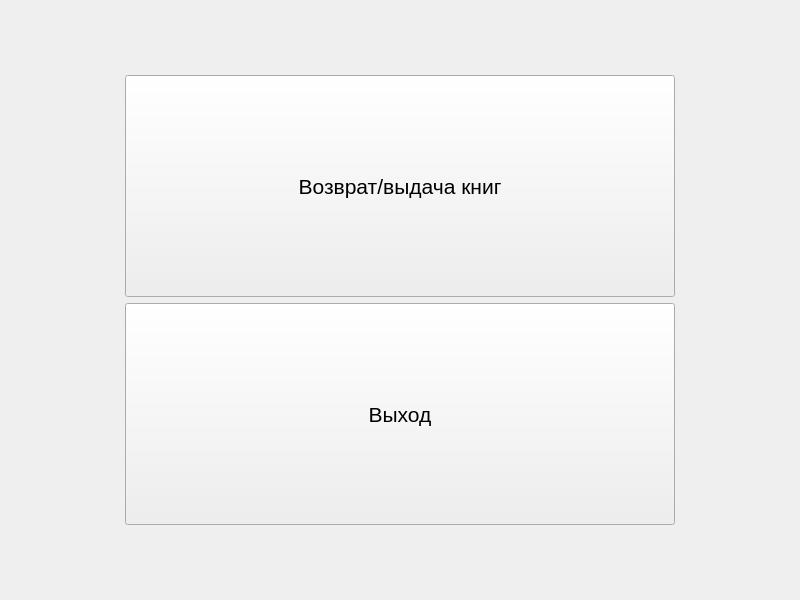
<?xml version="1.0" encoding="UTF-8"?>
<ui version="4.0">
 <class>AdminMenuForm</class>
 <widget class="QMainWindow" name="AdminMenuForm">
  <property name="geometry">
   <rect>
    <x>0</x>
    <y>0</y>
    <width>800</width>
    <height>600</height>
   </rect>
  </property>
  <property name="windowTitle">
   <string>Меню администратора</string>
  </property>
  <widget class="QWidget" name="centralwidget">
   <layout class="QGridLayout" name="centralwidgetLayout">
    <property name="leftMargin">
     <number>0</number>
    </property>
    <property name="topMargin">
     <number>0</number>
    </property>
    <property name="rightMargin">
     <number>0</number>
    </property>
    <property name="bottomMargin">
     <number>0</number>
    </property>
    <property name="spacing">
     <number>0</number>
    </property>
    <item row="0" column="0">
     <widget class="QWidget" name="mainWidget" native="true">
      <property name="sizePolicy">
       <sizepolicy hsizetype="Expanding" vsizetype="Expanding">
        <horstretch>0</horstretch>
        <verstretch>0</verstretch>
       </sizepolicy>
      </property>
      <property name="minimumSize">
       <size>
        <width>500</width>
        <height>500</height>
       </size>
      </property>
      <property name="maximumSize">
       <size>
        <width>700</width>
        <height>700</height>
       </size>
      </property>
      <layout class="QVBoxLayout" name="mainWidgetLayout">
       <property name="leftMargin">
        <number>75</number>
       </property>
       <property name="topMargin">
        <number>75</number>
       </property>
       <property name="rightMargin">
        <number>75</number>
       </property>
       <property name="bottomMargin">
        <number>75</number>
       </property>
       <item>
        <widget class="QPushButton" name="mainAdmBtn">
         <property name="sizePolicy">
          <sizepolicy hsizetype="Minimum" vsizetype="Preferred">
           <horstretch>0</horstretch>
           <verstretch>0</verstretch>
          </sizepolicy>
         </property>
         <property name="font">
          <font>
           <pointsize>16</pointsize>
          </font>
         </property>
         <property name="cursor">
          <cursorShape>PointingHandCursor</cursorShape>
         </property>
         <property name="text">
          <string>Возврат/выдача книг</string>
         </property>
        </widget>
       </item>
       <item>
        <widget class="QPushButton" name="logOutBtn">
         <property name="sizePolicy">
          <sizepolicy hsizetype="Preferred" vsizetype="Preferred">
           <horstretch>0</horstretch>
           <verstretch>0</verstretch>
          </sizepolicy>
         </property>
         <property name="font">
          <font>
           <pointsize>16</pointsize>
          </font>
         </property>
         <property name="cursor">
          <cursorShape>PointingHandCursor</cursorShape>
         </property>
         <property name="text">
          <string>Выход</string>
         </property>
        </widget>
       </item>
      </layout>
     </widget>
    </item>
   </layout>
  </widget>
 </widget>
 <resources/>
 <connections/>
</ui>
